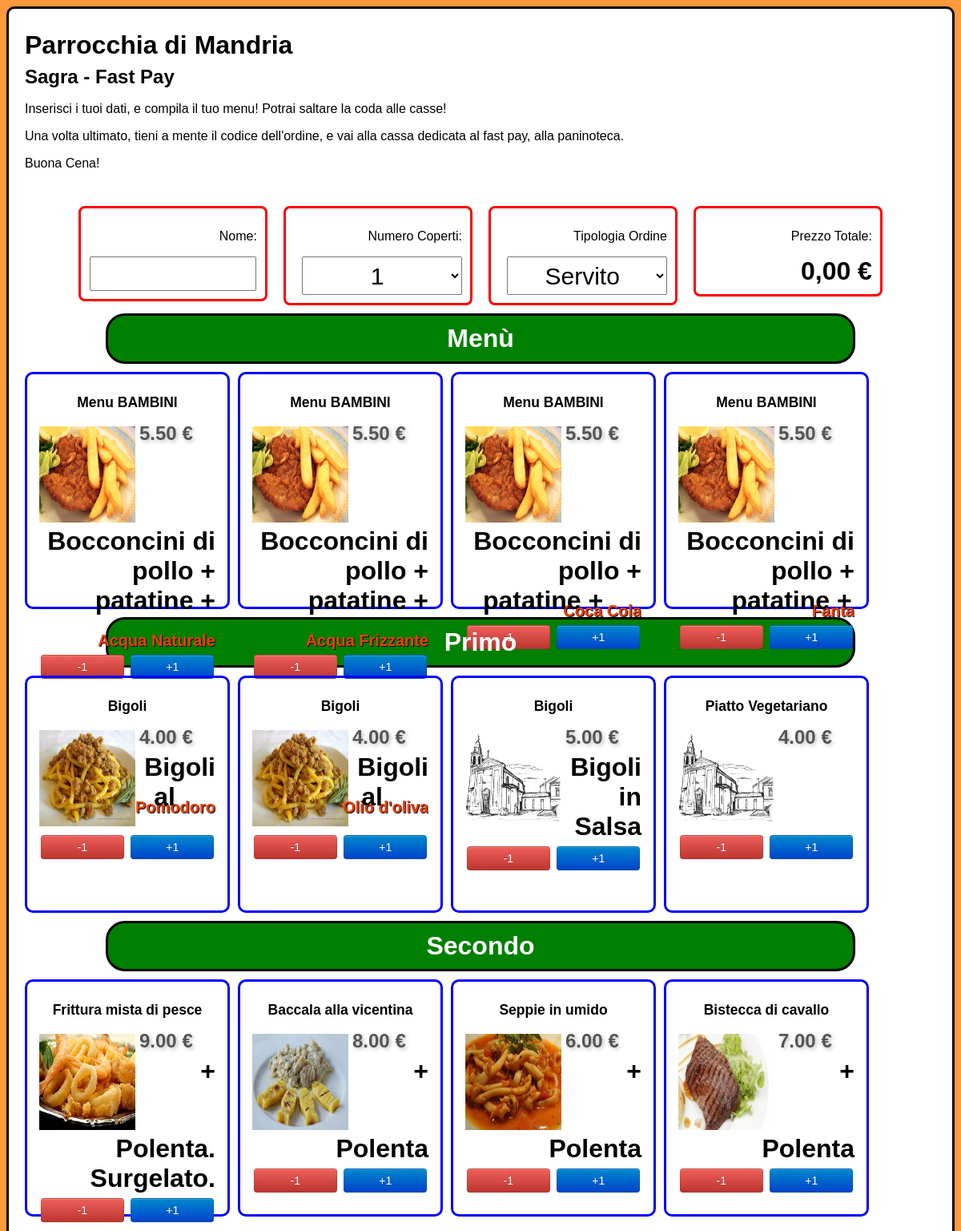
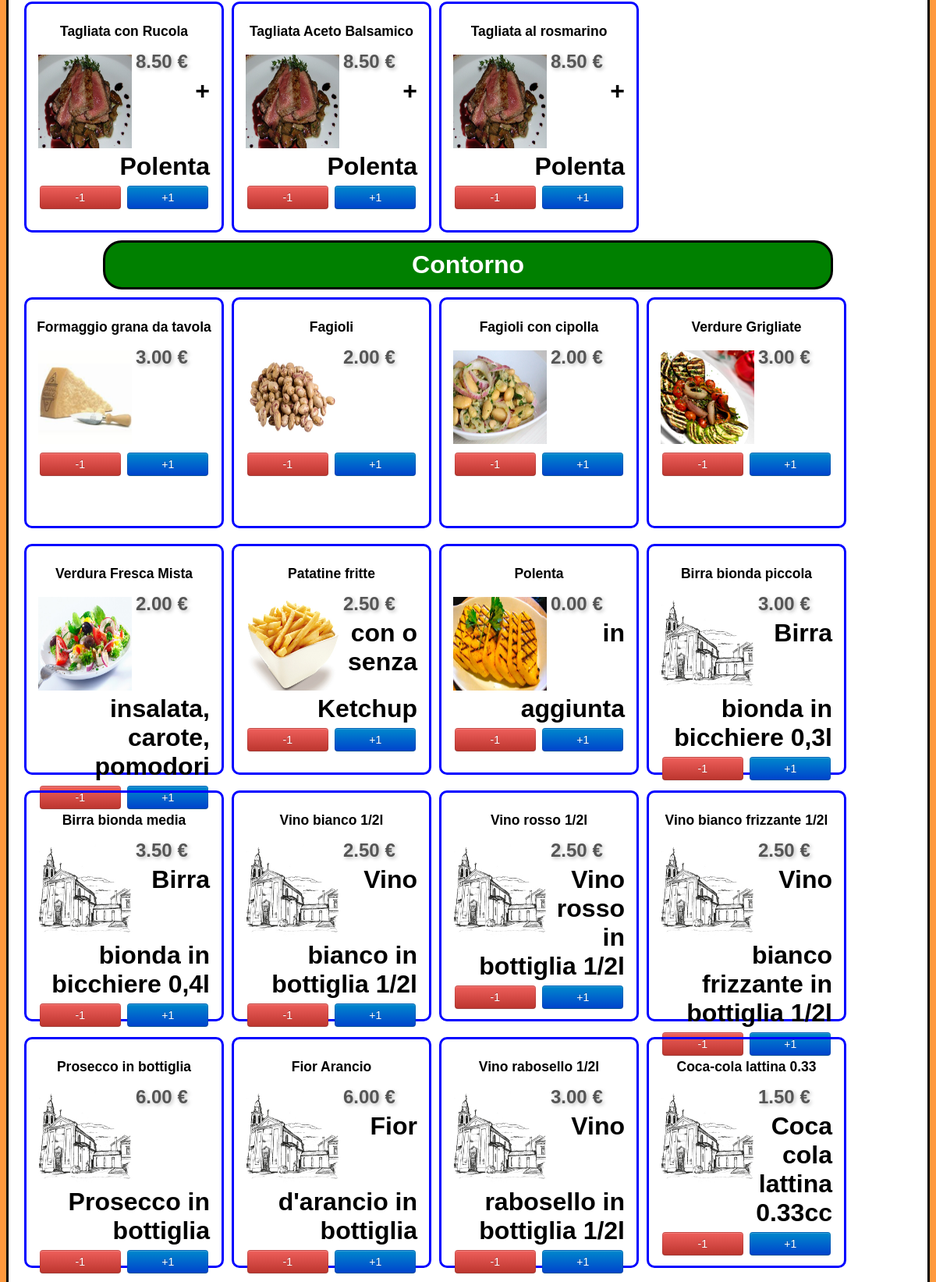
The page / (upper part) on the database its author committed (2 pictures, top to bottom).
### tables this page shows
CREATE TABLE IF NOT EXISTS `c71po_piatti` (
  `codice` int(3) unsigned NOT NULL AUTO_INCREMENT,
  `nome` varchar(90) NOT NULL,
  `prezzo` decimal(6,2) NOT NULL,
  `descrizione` text NOT NULL,
  `tipologia` varchar(25) DEFAULT NULL,
  `ordine` int(3) DEFAULT NULL,
  `ordinabile` tinyint(1) DEFAULT NULL,
  `varianti` tinyint(1) NOT NULL DEFAULT '0' COMMENT '0 No Varianti - 1 Varianti',
  `immagine` varchar(30) NOT NULL DEFAULT 'immagine-non-disponibile.jpg',
  `giovedi` tinyint(1) NOT NULL,
  `venerdi` tinyint(1) NOT NULL,
  `sabato` tinyint(1) NOT NULL,
  `domenica` tinyint(1) NOT NULL,
  `lunedi` tinyint(1) NOT NULL,
  `martedi` tinyint(1) NOT NULL,
  `vista` int(11) NOT NULL DEFAULT '0',
  PRIMARY KEY (`codice`)
);

### includes/config.php (called while the page is built, shortened)
<?php
	$prefix = "c71po_";
?>

### index.php (the view, shortened to what this page needs)
<?php
	include_once("includes/config.php");
		$giorno = $_SESSION['giorno'];
	if (!isset($_SESSION['ordine']) ) {
		$ordine_query = "INSERT INTO `" . $prefix . "ordini` (`stato`, `prezzo_totale`) VALUES ('fastpay', '0');";
		mysqli_query($dbconn, $ordine_query);
		$prezzo = "0,00";
	}
	$piatti_query = "SELECT * FROM `" . $prefix . "piatti` WHERE `ordinabile` = 1 AND `" . $giorno . "` = 1 ORDER BY `tipologia`,`ordine`;";
	$piatti = mysqli_query($dbconn,$piatti_query);
	$tipologie = array('0-Menu','1-Primo','2-Secondo','3-Contorno','4-Bevanda');
	$nome_tipologie = array("Menù","Primo","Secondo","Contorno","Bevande");
	$contatore_tipologie = 0;
	$detect = new Mobile_Detect;
?>
<!DOCTYPE html>
	<head>
		<link type="text/css" rel="stylesheet" href="includes/style.css" />
	</head>
	<body <?php if ( $detect->isMobile() ) { ; } ?>>
		<div id="wrapper">
			<h1>Parrocchia di Mandria</h1>
			<h2>Sagra - Fast Pay</h2>
			<p>Inserisci i tuoi dati, e compila il tuo menu! Potrai saltare la coda alle casse!</p>
			<p>Una volta ultimato, tieni a mente il codice dell'ordine, e vai alla cassa dedicata al fast pay, alla paninoteca.</p>
			<p>Buona Cena!</p><br/>
	<div id="header-ordini">
		<form id="form-ordine" action="cassa/conferma-ordine-fast-pay.php" method="POST" onsubmit="return validaForm();">
			<div class="header_fast">
				<p>Nome: </p>
				<input class="text_ordine" type="text" name="nome" value="<?php echo $nome; ?>"/>
			</div>
			<div class="header_fast">
				<p>Numero Coperti: </p>
				<select class="tipologia" name="coperto" value="<?php echo $coperto; ?>">
					<?php for ($i = 1; $i < 21; $i++) { ?>
						<option value="<?php echo $i; ?>"><?php echo $i; ?></option>
					<?php } ?>
				</select>
			</div>
			<div class="header_fast">
				<p>Tipologia Ordine</p>
				<select class="tipologia" name="tavolo">
					<option value="tavolo" <?php if ($tavolo == "tavolo") { echo "selected"; } ?> >Servito</option>
				</select>
			</div>
			<div class="header_fast">
				<p>Prezzo Totale:</p>
				<strong id="prezzo" class="big"><?php echo $prezzo; ?> €<strong>
			</div>
		</form>
	</div>
	<div id="menu">
		<?php while ($piatto = mysqli_fetch_array($piatti)) { ?>
			<?php if($tipologie[$contatore_tipologie] == $piatto['tipologia']) { ?>
				<div class="tipologia_piatto">
					<?php echo $nome_tipologie[$contatore_tipologie]; ?>
				</div>
			<?php $contatore_tipologie++;
				}
				$has_varianti = ($piatto['varianti'] == 1);
				$codice_piatto = $piatto['codice'];
			?>
			<?php if ($has_varianti) {
				$query_varianti = "SELECT `codice_alimento`, `nome` FROM `" . $prefix . "varianti`, `" . $prefix . "alimentari`
								WHERE `codice_piatto` = '$codice_piatto' AND `codice` = `codice_alimento`";
				$varianti = mysqli_query($dbconn, $query_varianti);
				$possibili_varianti = array();
				while ($possibile_variante = mysqli_fetch_array($varianti)) {
					$possibili_varianti_nome = $possibile_variante['nome'];
					$possibili_varianti_codice = $possibile_variante['codice_alimento'];
					$possibili_varianti[$possibili_varianti_nome] = $possibili_varianti_codice;
				}
				foreach ($possibili_varianti as $nome_variante => $codice_variante) {
				?>
				<div class="piatto" id="piatto-<?php echo $codice_piatto . "-" . $codice_variante; ?>">
					<h4><?echo $piatto['nome']; ?></h4>
					<div class="immaginequantita">
						<img class="piatto" width="120px" height="120px" src="immagini/<?php echo $piatto['immagine']; ?>" >
					</div>
						<div class="prezzo_piatto"><?echo $piatto['prezzo']; ?> €</div>
						<div class="descrizione"><span class="descrizione"><?php echo $piatto['descrizione']; ?></span>
						<span class="variante"><?php echo $nome_variante; ?></span></div>
					<div class="clearfix"></div>
					<div align="center" class="modificaquantita">
						<button class="btn btn-danger" onclick="inviaDati(<?php echo $codice_piatto; ?>, <?php echo $codice_variante; ?>, -1)" value="-1">-1</button>
						<button class="btn btn-primary" onclick="inviaDati(<?php echo $codice_piatto; ?>, <?php echo $codice_variante; ?>, 1)">+1</button>
					</div>
				</div>
				<?php }
			}
			else { ?>
				<div class="piatto">
					<h4><?echo $piatto['nome']; ?></h4>
					<div class="immaginequantita">
						<img class="piatto" width="120px" height="120px" src="immagini/<?php echo $piatto['immagine']; ?>" >
					</div>
						<div class="prezzo_piatto"><?echo $piatto['prezzo']; ?> €</div>
						<div class="descrizione"><span class="descrizione"><?php echo $piatto['descrizione']; ?></span></div>
					<div align="center" class="modificaquantita">
						<button class="btn btn-danger" onclick="inviaDati(<?php echo $codice_piatto; ?>, 0, -1)" value="-1">-1</button>
						<button class="btn btn-primary" onclick="inviaDati(<?php echo $codice_piatto; ?>, 0, 1)">+1</button>
					</div>
				</div>
		<?php }
		} ?>
	</div>
<?php include_once("includes/footer.php"); ?>

### includes/footer.php (shortened to what this page needs)
</div>
</body>
</html>

### includes/style.css (style rules this page uses)
* { font-family:sans-serif; }
input.text_ordine, input.ordine { font-size:30px; margin:auto; width:95%; font-size:200%; }
select.tipologia, input.continua { height:48px; width:95%; font-size:30px; text-align:center; }
#wrapper { padding-top:20px; padding-bottom:20px; background-color:#FFFFFF; margin:auto; border-style:solid; border-radius:10px; border-color:black; padding:20px; }
body { background-color:#FF993D; }
input { display: block; width: 95%; }
#header-ordini { overflow:hidden; width:90%; margin: 0px auto; }
#menu { width:100%; overflow:hidden; margin: 0px auto; }
.big { font-size: 200%; }
div.header_fast { border: medium solid #ff0000; border-radius: 0.5em; margin: 10px; padding: 10px; text-align: right; width: 80%; max-width:210px; float:left; }
div.tipologia_piatto { background-color: green; border: medium solid black; color: white; width: 80%; text-align: center; font-weight:bold; border-radius:0.75em; margin: auto; padding: 10px; overflow:hidden; }
div.piatto { border-style:solid; border-color:blue; margin-top:10px; margin-bottom:10px; margin-right:10px; padding:5px; border-radius:10px; padding:10px; width:230px; height:270px; float:left; }
.btn { -moz-border-bottom-colors: none; -moz-border-left-colors: none; -moz-border-right-colors: none; -moz-border-top-colors: none; background-color: #f5f5f5; background-image: linear-gradient(to bottom, #fff, #e6e6e6); background-repeat: repeat-x; border-color: rgba(0, 0, 0, 0.1) rgba(0, 0, 0, 0.1) #b3b3b3; border-image: none; border-radius: 4px; border-style: solid; border-width: 1px; box-shadow: 0 1px 0 rgba(255, 255, 255, 0.2) inset, 0 1px 2px rgba(0, 0, 0, 0.05); color: #333; cursor: pointer; display: inline-block; font-size: 14px; line-height: 20px; margin-bottom: 0; padding: 4px 12px; text-align: center; text-shadow: 0 1px 1px rgba(255, 255, 255, 0.75); vertical-align: middle; width:45%; overflow:hidden; }
.btn-danger { background-color: #da4f49; background-image: linear-gradient(to bottom, #ee5f5b, #bd362f); background-repeat: repeat-x; border-color: rgba(0, 0, 0, 0.1) rgba(0, 0, 0, 0.1) rgba(0, 0, 0, 0.25); color: #fff; text-shadow: 0 -1px 0 rgba(0, 0, 0, 0.25); }
.btn-primary { background-color: #006dcc; background-image: linear-gradient(to bottom, #08c, #04c); background-repeat: repeat-x; border-color: rgba(0, 0, 0, 0.1) rgba(0, 0, 0, 0.1) rgba(0, 0, 0, 0.25); color: #fff; text-shadow: 0 -1px 0 rgba(0, 0, 0, 0.25); }
img.piatto { float:left; margin: 5px; }
div.prezzo_piatto { font-size:24px; font-weight:bold; color:#555; text-shadow: 2px 2px 5px #BBB; margin-bottom:5px; }
h4 { font-size: 17.5px; text-align:center; }
h1, h2, h3, h4, h5, h6 { color: inherit; font-family: inherit; font-weight: bold; line-height: 30px; margin: 10px 0; }
div.modificaquantita { overflow:hidden; }
.clearfix:before, .clearfix:after { content: ""; display: table; line-height: 0; }
.clearfix:after { clear: both; }
div.immaginequantita { float:left; }
span.descrizione, span.variante { text-align: right; }
span.variante { color: #ef3e0a; float: right; font-size: 20px; font-weight: bold; margin: 20px 0 0 -50px; overflow: hidden; text-align: right; text-shadow: 1px 1px 1px black; z-index: 50; }
div.descrizione { text-align: right; margin-right: 5px; }

### rows shown on the page
c71po_piatti: contatore_tipologie "Menù", nome "Menu BAMBINI", immagine (picture), prezzo "5.50", descrizione "Bocconcini di pollo + patatine +", nome_variante "Acqua Naturale", varianti 1 (drawn), nome_variante "Acqua Frizzante", nome_variante "Coca Cola", nome_variante "Fanta"
c71po_piatti: contatore_tipologie "Primo", nome "Bigoli", immagine (picture), prezzo "4.00", descrizione "Bigoli al", nome_variante "Pomodoro", nome_variante "Olio d'oliva"
c71po_piatti: nome "Bigoli", immagine (picture), prezzo "5.00", descrizione "Bigoli in Salsa"
c71po_piatti: nome "Piatto Vegetariano", immagine (picture), prezzo "4.00"
c71po_piatti: contatore_tipologie "Secondo", nome "Frittura mista di pesce", immagine (picture), prezzo "9.00", descrizione "+ Polenta. Surgelato."
c71po_piatti: nome "Baccala alla vicentina", immagine (picture), prezzo "8.00", descrizione "+ Polenta"
c71po_piatti: nome "Seppie in umido", immagine (picture), prezzo "6.00", descrizione "+ Polenta"
c71po_piatti: nome "Bistecca di cavallo", immagine (picture), prezzo "7.00", descrizione "+ Polenta"
c71po_piatti: nome "Tagliata con Rucola", immagine (picture), prezzo "8.50", descrizione "+ Polenta"
c71po_piatti: nome "Tagliata Aceto Balsamico", immagine (picture), prezzo "8.50", descrizione "+ Polenta"
c71po_piatti: nome "Tagliata al rosmarino", immagine (picture), prezzo "8.50", descrizione "+ Polenta"
c71po_piatti: contatore_tipologie "Contorno", nome "Formaggio grana da tavola", immagine (picture), prezzo "3.00"
c71po_piatti: nome "Fagioli", immagine (picture), prezzo "2.00"
c71po_piatti: nome "Fagioli con cipolla", immagine (picture), prezzo "2.00"
c71po_piatti: nome "Verdure Grigliate", immagine (picture), prezzo "3.00"
c71po_piatti: nome "Verdura Fresca Mista", immagine (picture), prezzo "2.00", descrizione "insalata, carote, pomodori"
c71po_piatti: nome "Patatine fritte", immagine (picture), prezzo "2.50", descrizione "con o senza Ketchup"
c71po_piatti: nome "Polenta", immagine (picture), prezzo "0.00", descrizione "in aggiunta"
c71po_piatti: nome "Birra bionda piccola", immagine (picture), prezzo "3.00", descrizione "Birra bionda in bicchiere 0,3l"
c71po_piatti: nome "Birra bionda media", immagine (picture), prezzo "3.50", descrizione "Birra bionda in bicchiere 0,4l"
c71po_piatti: nome "Vino bianco 1/2l", immagine (picture), prezzo "2.50", descrizione "Vino bianco in bottiglia 1/2l"
c71po_piatti: nome "Vino rosso 1/2l", immagine (picture), prezzo "2.50", descrizione "Vino rosso in bottiglia 1/2l"
c71po_piatti: nome "Vino bianco frizzante 1/2l", immagine (picture), prezzo "2.50", descrizione "Vino bianco frizzante in bottiglia 1/2l"
c71po_piatti: nome "Prosecco in bottiglia", immagine (picture), prezzo "6.00", descrizione "Prosecco in bottiglia"
c71po_piatti: nome "Fior Arancio", immagine (picture), prezzo "6.00", descrizione "Fior d'arancio in bottiglia"
c71po_piatti: nome "Vino rabosello 1/2l", immagine (picture), prezzo "3.00", descrizione "Vino rabosello in bottiglia 1/2l"
c71po_piatti: nome "Coca-cola lattina 0.33", immagine (picture), prezzo "1.50", descrizione "Coca cola lattina 0.33cc"

### other values the page prints
$prezzo "0,00"
form field coperto "1"
